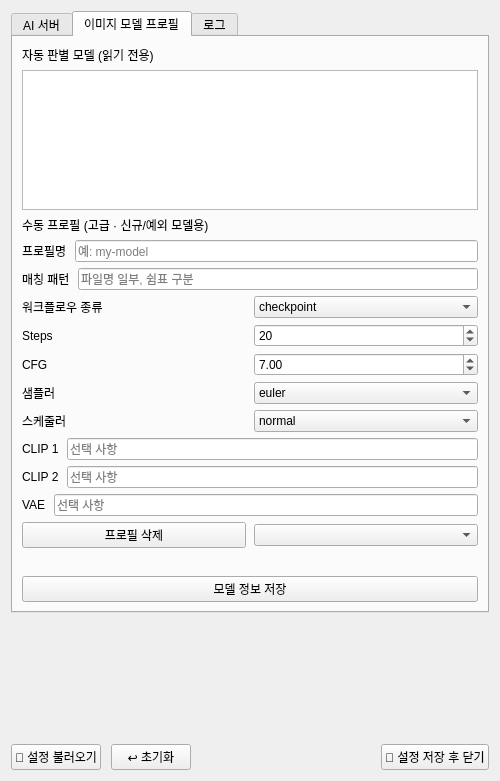
<?xml version="1.0" encoding="UTF-8"?>
<ui version="4.0">
 <class>SettingsDialog</class>
 <widget class="QDialog" name="SettingsDialog">
  <property name="geometry">
   <rect>
    <x>0</x>
    <y>0</y>
    <width>500</width>
    <height>781</height>
   </rect>
  </property>
  <property name="minimumSize">
   <size>
    <width>500</width>
    <height>780</height>
   </size>
  </property>
  <property name="windowTitle">
   <string>서버 연결 및 모델 폴더 설정</string>
  </property>
  <layout class="QVBoxLayout" name="dialogLayout" stretch="0,0,0">
   <property name="spacing">
    <number>10</number>
   </property>
   <item>
    <widget class="QTabWidget" name="settingsTabWidget">
     <property name="currentIndex">
      <number>1</number>
     </property>
     <widget class="QWidget" name="tabAiServer">
      <attribute name="title">
       <string>AI 서버</string>
      </attribute>
      <layout class="QVBoxLayout" name="tabAiServerLayout">
       <item>
        <widget class="QGroupBox" name="comfyGroupBox">
         <property name="title">
          <string/>
         </property>
         <layout class="QGridLayout" name="gridLayout">
          <property name="topMargin">
           <number>0</number>
          </property>
          <item row="0" column="0">
           <layout class="QHBoxLayout" name="horizontalLayout">
            <item>
             <widget class="QLabel" name="comfyNameLabel">
              <property name="text">
               <string>🎨 ComfyUI 설정</string>
              </property>
             </widget>
            </item>
            <item>
             <spacer name="horizontalSpacer">
              <property name="orientation">
               <enum>Qt::Orientation::Horizontal</enum>
              </property>
              <property name="sizeHint" stdset="0">
               <size>
                <width>40</width>
                <height>20</height>
               </size>
              </property>
             </spacer>
            </item>
            <item>
             <widget class="QLabel" name="dlgComfyStatusLabel">
              <property name="text">
               <string>연결 대기중</string>
              </property>
             </widget>
            </item>
           </layout>
          </item>
          <item row="1" column="0">
           <layout class="QHBoxLayout" name="comfyUrlRow">
            <item>
             <widget class="QLabel" name="comfyUrlLabel">
              <property name="text">
               <string>서버 주소:</string>
              </property>
             </widget>
            </item>
            <item>
             <widget class="QLineEdit" name="dlgComfyUrlEdit"/>
            </item>
            <item>
             <widget class="QPushButton" name="dlgComfyCheckBtn">
              <property name="text">
               <string>연결 확인</string>
              </property>
             </widget>
            </item>
           </layout>
          </item>
          <item row="2" column="0">
           <layout class="QHBoxLayout" name="modelPathRow">
            <item>
             <widget class="QLabel" name="modelPathLabel">
              <property name="text">
               <string>모델 폴더:</string>
              </property>
             </widget>
            </item>
            <item>
             <widget class="QLineEdit" name="dlgModelPathEdit"/>
            </item>
            <item>
             <widget class="QPushButton" name="dlgBrowseBtn">
              <property name="text">
               <string>찾아보기</string>
              </property>
             </widget>
            </item>
           </layout>
          </item>
          <item row="3" column="0">
           <widget class="QLabel" name="dlgModelPathStatusLabel">
            <property name="focusPolicy">
             <enum>Qt::FocusPolicy::NoFocus</enum>
            </property>
            <property name="autoFillBackground">
             <bool>false</bool>
            </property>
            <property name="text">
             <string>comfyUI의 설치된 모델폴더를 불러오세요</string>
            </property>
           </widget>
          </item>
         </layout>
        </widget>
       </item>
       <item>
        <widget class="QGroupBox" name="lmGroupBox">
         <property name="title">
          <string/>
         </property>
         <layout class="QGridLayout" name="gridLayout_2">
          <property name="topMargin">
           <number>0</number>
          </property>
          <item row="0" column="0">
           <layout class="QHBoxLayout" name="horizontalLayout_2">
            <item>
             <widget class="QLabel" name="lmNameLabel">
              <property name="text">
               <string>💬 LM Studio 설정</string>
              </property>
             </widget>
            </item>
            <item>
             <spacer name="horizontalSpacer_2">
              <property name="orientation">
               <enum>Qt::Orientation::Horizontal</enum>
              </property>
              <property name="sizeHint" stdset="0">
               <size>
                <width>40</width>
                <height>20</height>
               </size>
              </property>
             </spacer>
            </item>
            <item>
             <widget class="QLabel" name="dlgLmStatusLabel">
              <property name="text">
               <string>연결 대기중</string>
              </property>
             </widget>
            </item>
           </layout>
          </item>
          <item row="1" column="0">
           <layout class="QHBoxLayout" name="lmUrlRow">
            <item>
             <widget class="QLabel" name="lmUrlLabel">
              <property name="text">
               <string>서버 주소:</string>
              </property>
             </widget>
            </item>
            <item>
             <widget class="QLineEdit" name="dlgLmUrlEdit"/>
            </item>
            <item>
             <widget class="QPushButton" name="dlgLmCheckBtn">
              <property name="text">
               <string>연결 확인</string>
              </property>
             </widget>
            </item>
           </layout>
          </item>
         </layout>
        </widget>
       </item>
      </layout>
     </widget>
     <widget class="QWidget" name="tabModel">
      <attribute name="title">
       <string>이미지 모델 프로필</string>
      </attribute>
      <layout class="QVBoxLayout" name="tabModelLayout">
       <item>
        <widget class="QLabel" name="profileAutoLabel">
         <property name="text">
          <string>자동 판별 모델 (읽기 전용)</string>
         </property>
        </widget>
       </item>
       <item>
        <widget class="QListWidget" name="profileAutoList">
         <property name="minimumSize">
          <size>
           <width>0</width>
           <height>90</height>
          </size>
         </property>
         <property name="maximumSize">
          <size>
           <width>16777215</width>
           <height>140</height>
          </size>
         </property>
        </widget>
       </item>
       <item>
        <widget class="QLabel" name="profileManualLabel">
         <property name="text">
          <string>수동 프로필 (고급 · 신규/예외 모델용)</string>
         </property>
        </widget>
       </item>
       <item>
        <layout class="QHBoxLayout" name="p8RowLayout_1">
         <property name="spacing">
          <number>8</number>
         </property>
         <item>
          <widget class="QLabel" name="label">
           <property name="text">
            <string>프로필명</string>
           </property>
          </widget>
         </item>
         <item>
          <widget class="QLineEdit" name="profileNameEdit">
           <property name="placeholderText">
            <string>예: my-model</string>
           </property>
          </widget>
         </item>
        </layout>
       </item>
       <item>
        <layout class="QHBoxLayout" name="p8RowLayout_2">
         <property name="spacing">
          <number>8</number>
         </property>
         <item>
          <widget class="QLabel" name="label">
           <property name="text">
            <string>매칭 패턴</string>
           </property>
          </widget>
         </item>
         <item>
          <widget class="QLineEdit" name="profilePatternsEdit">
           <property name="placeholderText">
            <string>파일명 일부, 쉼표 구분</string>
           </property>
          </widget>
         </item>
        </layout>
       </item>
       <item>
        <layout class="QHBoxLayout" name="p8RowLayout_3">
         <property name="spacing">
          <number>8</number>
         </property>
         <item>
          <widget class="QLabel" name="label">
           <property name="text">
            <string>워크플로우 종류</string>
           </property>
          </widget>
         </item>
         <item>
          <widget class="QComboBox" name="profileWorkflowCombo">
           <item>
            <property name="text">
             <string>checkpoint</string>
            </property>
           </item>
           <item>
            <property name="text">
             <string>gguf</string>
            </property>
           </item>
           <item>
            <property name="text">
             <string>flux_gguf</string>
            </property>
           </item>
           <item>
            <property name="text">
             <string>zimage</string>
            </property>
           </item>
          </widget>
         </item>
        </layout>
       </item>
       <item>
        <layout class="QHBoxLayout" name="p8RowLayout_4">
         <property name="spacing">
          <number>8</number>
         </property>
         <item>
          <widget class="QLabel" name="label">
           <property name="text">
            <string>Steps</string>
           </property>
          </widget>
         </item>
         <item>
          <widget class="QSpinBox" name="profileStepsSpin">
           <property name="minimum">
            <number>1</number>
           </property>
           <property name="maximum">
            <number>200</number>
           </property>
           <property name="singleStep">
            <number>1</number>
           </property>
           <property name="value">
            <number>20</number>
           </property>
          </widget>
         </item>
        </layout>
       </item>
       <item>
        <layout class="QHBoxLayout" name="p8RowLayout_5">
         <property name="spacing">
          <number>8</number>
         </property>
         <item>
          <widget class="QLabel" name="label">
           <property name="text">
            <string>CFG</string>
           </property>
          </widget>
         </item>
         <item>
          <widget class="QDoubleSpinBox" name="profileCfgSpin">
           <property name="minimum">
            <double>0.100000000000000</double>
           </property>
           <property name="maximum">
            <double>30.000000000000000</double>
           </property>
           <property name="singleStep">
            <double>0.100000000000000</double>
           </property>
           <property name="value">
            <double>7.000000000000000</double>
           </property>
          </widget>
         </item>
        </layout>
       </item>
       <item>
        <layout class="QHBoxLayout" name="p8RowLayout_6">
         <property name="spacing">
          <number>8</number>
         </property>
         <item>
          <widget class="QLabel" name="label">
           <property name="text">
            <string>샘플러</string>
           </property>
          </widget>
         </item>
         <item>
          <widget class="QComboBox" name="profileSamplerCombo">
           <item>
            <property name="text">
             <string>euler</string>
            </property>
           </item>
           <item>
            <property name="text">
             <string>dpmpp_2m</string>
            </property>
           </item>
           <item>
            <property name="text">
             <string>dpmpp_2m_sde</string>
            </property>
           </item>
           <item>
            <property name="text">
             <string>euler_ancestral</string>
            </property>
           </item>
           <item>
            <property name="text">
             <string>lcm</string>
            </property>
           </item>
           <item>
            <property name="text">
             <string>ddim</string>
            </property>
           </item>
          </widget>
         </item>
        </layout>
       </item>
       <item>
        <layout class="QHBoxLayout" name="p8RowLayout_7">
         <property name="spacing">
          <number>8</number>
         </property>
         <item>
          <widget class="QLabel" name="label">
           <property name="text">
            <string>스케줄러</string>
           </property>
          </widget>
         </item>
         <item>
          <widget class="QComboBox" name="profileSchedulerCombo">
           <item>
            <property name="text">
             <string>normal</string>
            </property>
           </item>
           <item>
            <property name="text">
             <string>karras</string>
            </property>
           </item>
           <item>
            <property name="text">
             <string>exponential</string>
            </property>
           </item>
           <item>
            <property name="text">
             <string>simple</string>
            </property>
           </item>
          </widget>
         </item>
        </layout>
       </item>
       <item>
        <layout class="QHBoxLayout" name="p8RowLayout_8">
         <property name="spacing">
          <number>8</number>
         </property>
         <item>
          <widget class="QLabel" name="label">
           <property name="text">
            <string>CLIP 1</string>
           </property>
          </widget>
         </item>
         <item>
          <widget class="QLineEdit" name="profileClip1Edit">
           <property name="placeholderText">
            <string>선택 사항</string>
           </property>
          </widget>
         </item>
        </layout>
       </item>
       <item>
        <layout class="QHBoxLayout" name="p8RowLayout_9">
         <property name="spacing">
          <number>8</number>
         </property>
         <item>
          <widget class="QLabel" name="label">
           <property name="text">
            <string>CLIP 2</string>
           </property>
          </widget>
         </item>
         <item>
          <widget class="QLineEdit" name="profileClip2Edit">
           <property name="placeholderText">
            <string>선택 사항</string>
           </property>
          </widget>
         </item>
        </layout>
       </item>
       <item>
        <layout class="QHBoxLayout" name="p8RowLayout_10">
         <property name="spacing">
          <number>8</number>
         </property>
         <item>
          <widget class="QLabel" name="label">
           <property name="text">
            <string>VAE</string>
           </property>
          </widget>
         </item>
         <item>
          <widget class="QLineEdit" name="profileVaeEdit">
           <property name="placeholderText">
            <string>선택 사항</string>
           </property>
          </widget>
         </item>
        </layout>
       </item>
       <item>
        <layout class="QHBoxLayout" name="p8RowLayout_11">
         <property name="spacing">
          <number>8</number>
         </property>
         <item>
          <widget class="QPushButton" name="profileDeleteBtn">
           <property name="cursor">
            <cursorShape>PointingHandCursor</cursorShape>
           </property>
           <property name="text">
            <string>프로필 삭제</string>
           </property>
          </widget>
         </item>
         <item>
          <widget class="QComboBox" name="profileFileCombo"/>
         </item>
        </layout>
       </item>
       <item>
        <widget class="QLabel" name="profileValidateLabel">
         <property name="text">
          <string/>
         </property>
         <property name="wordWrap">
          <bool>true</bool>
         </property>
        </widget>
       </item>
       <item>
        <widget class="QPushButton" name="profileSaveBtn">
         <property name="cursor">
          <cursorShape>PointingHandCursor</cursorShape>
         </property>
         <property name="text">
          <string>모델 정보 저장</string>
         </property>
        </widget>
       </item>
      </layout>
     </widget>
     <widget class="QWidget" name="tabLog">
      <attribute name="title">
       <string>로그</string>
      </attribute>
      <layout class="QVBoxLayout" name="tabLogLayout">
       <property name="spacing">
        <number>8</number>
       </property>
       <item>
        <widget class="QLabel" name="logTabTitle">
         <property name="text">
          <string>실행 로그 (읽기 전용, 최대 5000줄)</string>
         </property>
        </widget>
       </item>
       <item>
        <widget class="QTextEdit" name="logTabEdit">
         <property name="readOnly">
          <bool>true</bool>
         </property>
        </widget>
       </item>
       <item>
        <layout class="QHBoxLayout" name="logTabButtons">
         <property name="spacing">
          <number>8</number>
         </property>
         <item>
          <widget class="QPushButton" name="logClearBtn">
           <property name="text">
            <string>로그 초기화</string>
           </property>
          </widget>
         </item>
         <item>
          <widget class="QPushButton" name="logSaveBtn">
           <property name="text">
            <string>파일로 저장</string>
           </property>
          </widget>
         </item>
         <item>
          <widget class="QPushButton" name="logCopyBtn">
           <property name="text">
            <string>전체 복사</string>
           </property>
          </widget>
         </item>
        </layout>
       </item>
      </layout>
     </widget>
    </widget>
   </item>
   <item>
    <spacer name="verticalSpacer">
     <property name="orientation">
      <enum>Qt::Orientation::Vertical</enum>
     </property>
     <property name="sizeHint" stdset="0">
      <size>
       <width>20</width>
       <height>10</height>
      </size>
     </property>
    </spacer>
   </item>
   <item>
    <layout class="QHBoxLayout" name="bottomBtnRow">
     <item>
      <widget class="QPushButton" name="dlgLoadConfigBtn">
       <property name="toolTip">
        <string>저장된 설정 파일(app_config.json)을 불러옵니다</string>
       </property>
       <property name="text">
        <string>📂 설정 불러오기</string>
       </property>
      </widget>
     </item>
     <item>
      <widget class="QPushButton" name="dlgResetDefaultsBtn">
       <property name="toolTip">
        <string>모든 값을 프로그램 기본값으로 되돌립니다</string>
       </property>
       <property name="text">
        <string>↩ 초기화</string>
       </property>
      </widget>
     </item>
     <item>
      <spacer name="btnSpacer">
       <property name="orientation">
        <enum>Qt::Orientation::Horizontal</enum>
       </property>
       <property name="sizeHint" stdset="0">
        <size>
         <width>40</width>
         <height>20</height>
        </size>
       </property>
      </spacer>
     </item>
     <item>
      <widget class="QPushButton" name="dlgSaveCloseBtn">
       <property name="toolTip">
        <string>현재 값을 저장하고 창을 닫습니다</string>
       </property>
       <property name="text">
        <string>💾 설정 저장 후 닫기</string>
       </property>
      </widget>
     </item>
    </layout>
   </item>
  </layout>
 </widget>
 <resources/>
 <connections/>
</ui>
